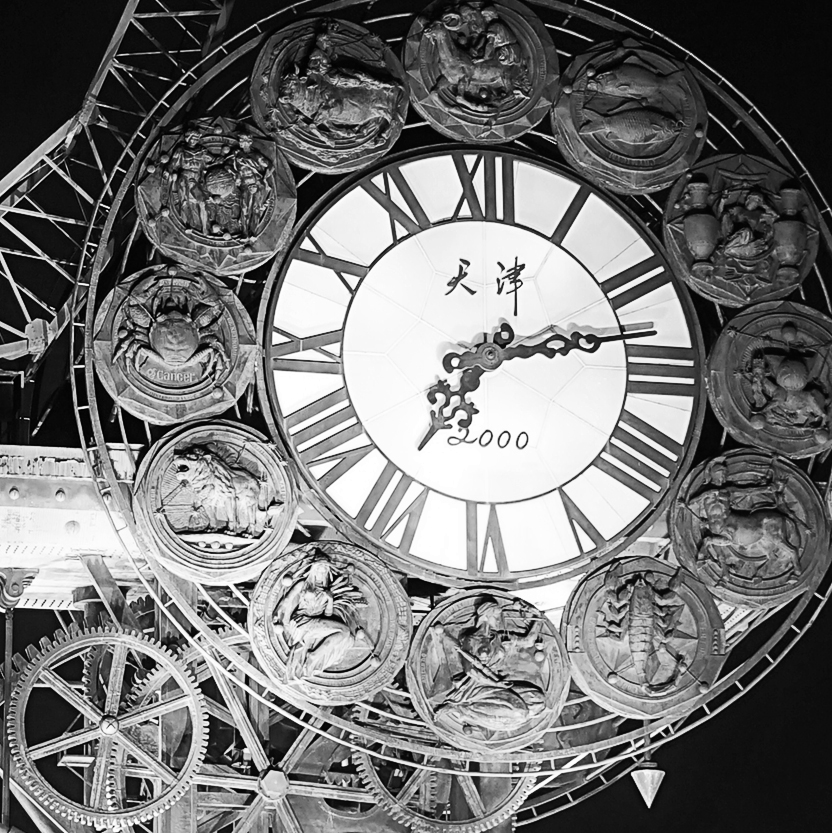
#> input picture Imgs/example2.jpg, 832 x 833 px
$ jupyter execute sec2_2_svd_img.ipynb
#> lines starting #> are read from the running program, lines starting #| are printed output that depends on the picture; long printed decimals are rounded
[cell 1]
import numpy as np
import cv2
import matplotlib.pyplot as plt

[cell 2]
img = cv2.imread('./Imgs/example2.jpg')  # 读取RGB图片
#> img is the input picture: shape (833, 832, 3); min 0, max 255, mean 117
img = np.sum(img, axis=2) / 3
#> img: shape (833, 832) float64
print("Shape of the image data = " + str(img.shape))  # 显示图片尺寸
#| Shape of the image data = (833, 832)

plt.imshow(img)
plt.show()

[cell 3]
import scipy.sparse.linalg as la

def img_compress(img, k):
#> called with k = 10
    u, lm, v = la.svds(img, k=k)
#> lm = [7440, 7564.7, 7975.8, 8732.5, 9176.8, 9759.3, 10613.4, 13058.6, 21361.4, 109168]
    img1 = u.dot(np.diag(lm)).dot(v)
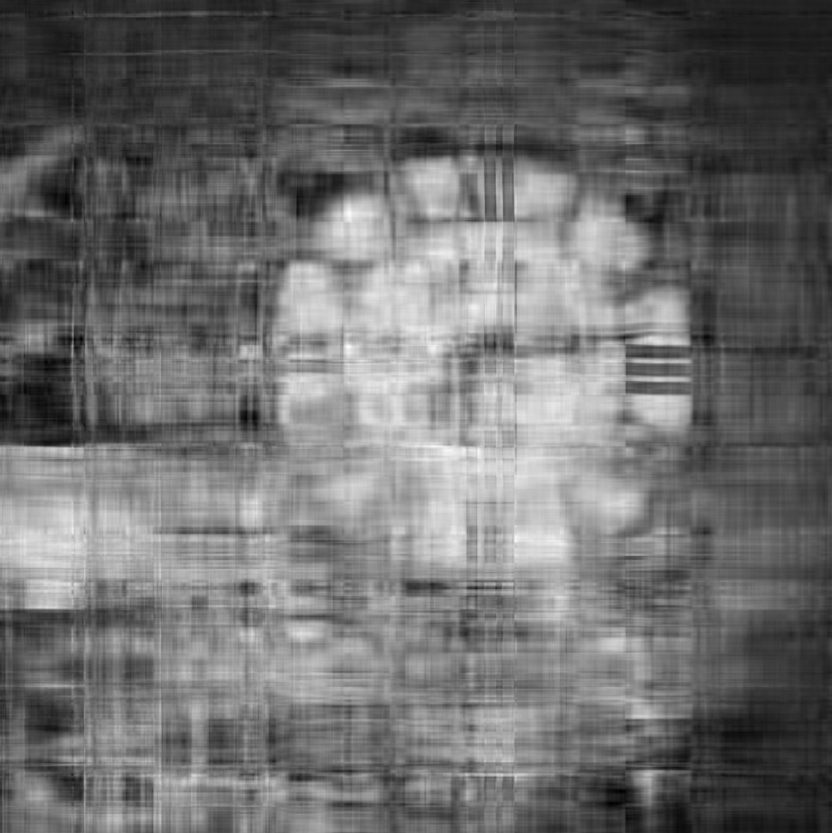
#> img1: shape (833, 832) float64; min -38.64, max 322.8, mean 117; drawn with min black and max white
    num_para = 2*k*u.shape[0]
#> num_para = 16660
    return img1, num_para

k=10
img1, num_para = img_compress(img, k)
#> num_para = 16660
print('By keeping ' + str(k) + ' singular values, data size \n is compressed from ' + str(img.size) + ' to ' + str(num_para))
#| By keeping 10 singular values, data size
#|  is compressed from 693056 to 16660
print('error = ' + str(np.linalg.norm(img-img1) / np.linalg.norm(img)))
#| error = 0.3249
plt.imshow(img1)
plt.show()

[cell 4]
k=20
img1, num_para = img_compress(img, k)
#> call 2 of img_compress, with k = 20
#> in img_compress (call 2), `u, lm, v = la.svds(img, k=k)`: lm = 20 values from 5213.3 to 109168
#> in img_compress (call 2), `img1 = u.dot(np.diag(lm)).dot(v)`:
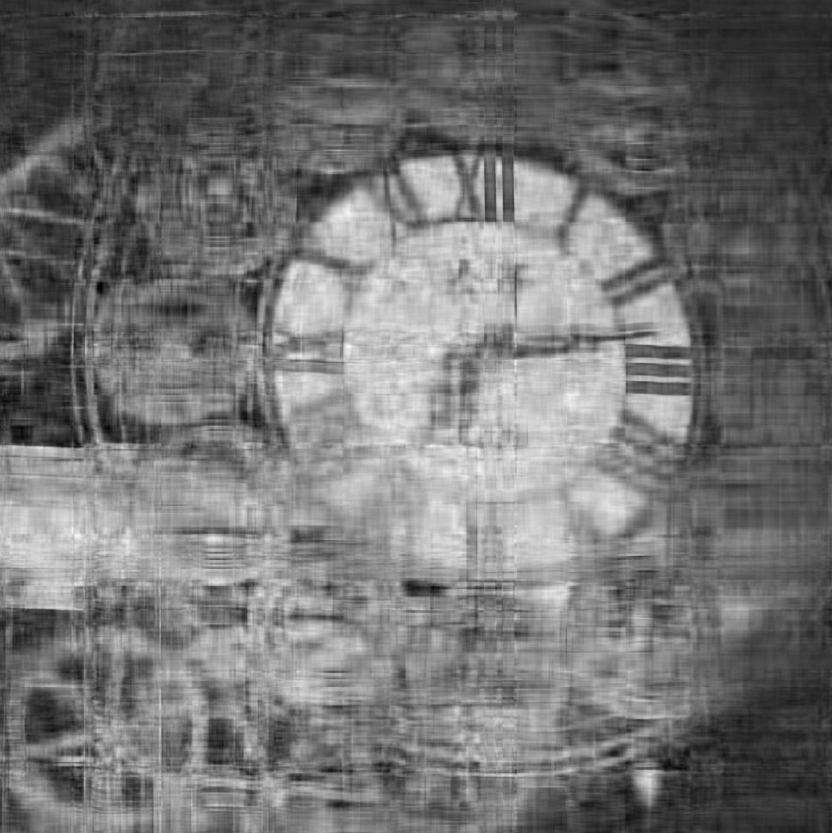
#> img1: shape (833, 832) float64; min -61.51, max 333.9, mean 117; drawn with min black and max white
#> num_para = 33320
print('By keeping ' + str(k) + ' singular values, data size \n is compressed from ' + str(img.size) + ' to ' + str(num_para))
#| By keeping 20 singular values, data size
#|  is compressed from 693056 to 33320
print('error = ' + str(np.linalg.norm(img-img1) / np.linalg.norm(img)))
#| error = 0.2855
plt.imshow(img1)
plt.show()

[cell 5]
k=50
img1, num_para = img_compress(img, k)
#> call 3 of img_compress, with k = 50
#> in img_compress (call 3), `u, lm, v = la.svds(img, k=k)`:
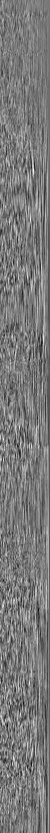
#> u: shape (833, 50) float64; min -0.153, max 0.166, mean -0.000594; drawn with min black and max white
#> in img_compress (call 3), `u, lm, v = la.svds(img, k=k)`:
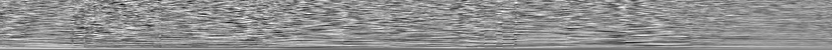
#> v: shape (50, 832) float64; min -0.178, max 0.136, mean -0.0005; drawn with min black and max white
#> in img_compress (call 3), `u, lm, v = la.svds(img, k=k)`: lm = 50 values from 3282.2 to 109168
#> in img_compress (call 3), `img1 = u.dot(np.diag(lm)).dot(v)`:
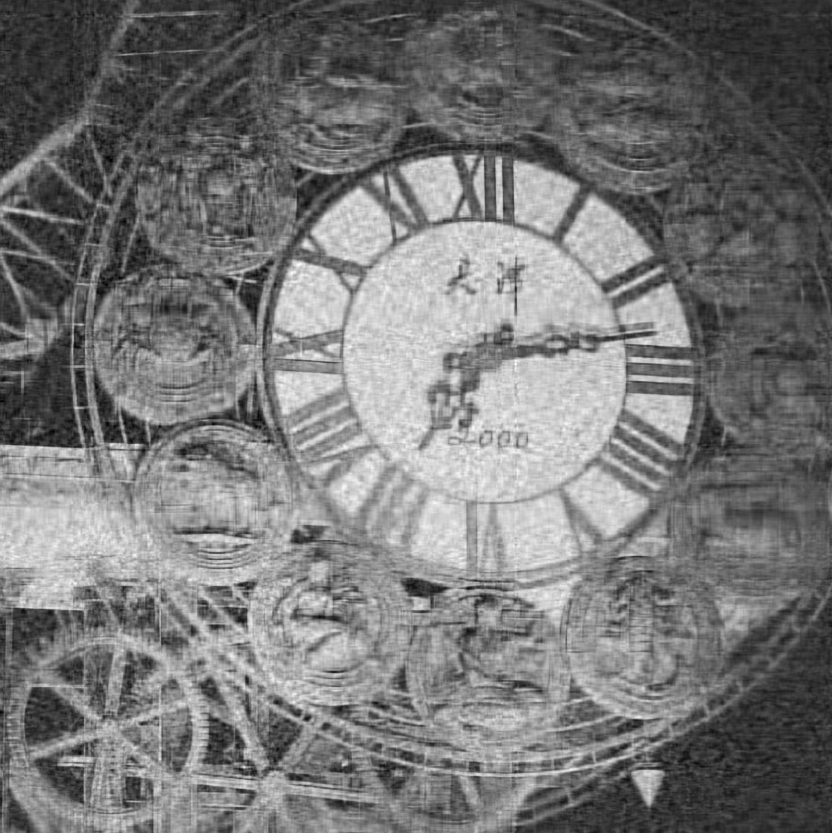
#> img1: shape (833, 832) float64; min -61.55, max 320.3, mean 117; drawn with min black and max white
#> num_para = 83300
print('By keeping ' + str(k) + ' singular values, data size is compressed from ' + str(img.size) + ' to ' + str(num_para))
#| By keeping 50 singular values, data size is compressed from 693056 to 83300
print('error = ' + str(np.linalg.norm(img-img1) / np.linalg.norm(img)))
#| error = 0.2181
plt.imshow(img1)
plt.show()

[cell 6]
k=200
img1, num_para = img_compress(img, k)
#> call 4 of img_compress, with k = 200
#> in img_compress (call 4), `u, lm, v = la.svds(img, k=k)`:
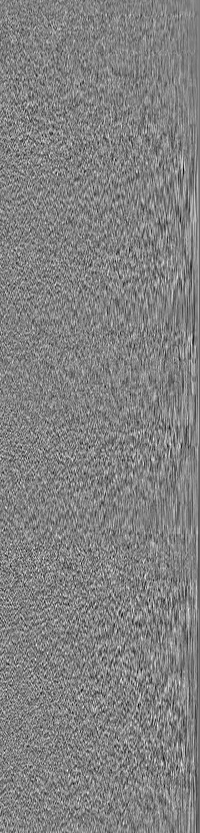
#> u: shape (833, 200) float64; min -0.169, max 0.163, mean -0.000175; drawn with min black and max white
#> in img_compress (call 4), `u, lm, v = la.svds(img, k=k)`:
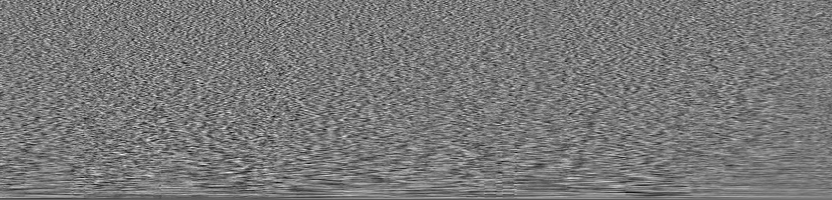
#> v: shape (200, 832) float64; min -0.161, max 0.178, mean -0.000181; drawn with min black and max white
#> in img_compress (call 4), `u, lm, v = la.svds(img, k=k)`: lm = 200 values from 1104 to 109168
#> in img_compress (call 4), `img1 = u.dot(np.diag(lm)).dot(v)`:
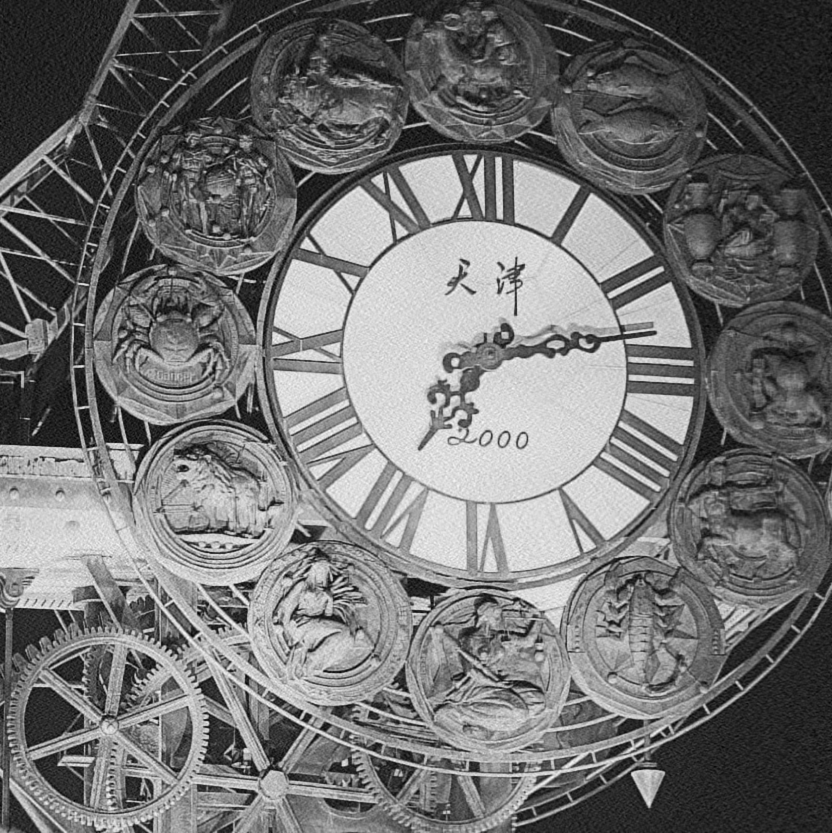
#> img1: shape (833, 832) float64; min -32.06, max 299.1, mean 117; drawn with min black and max white
#> num_para = 333200
print('By keeping ' + str(k) + ' singular values, data size \n is compressed from ' + str(img.size) + ' to ' + str(num_para))
#| By keeping 200 singular values, data size
#|  is compressed from 693056 to 333200
print('error = ' + str(np.linalg.norm(img-img1) / np.linalg.norm(img)))
#| error = 0.08611
plt.imshow(img1)
plt.show()

$ run again, with Imgs/example1.JPG copied over Imgs/example2.jpg
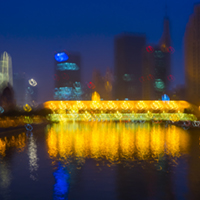
#> input picture Imgs/example1.JPG, 200 x 200 px
#> img is the input picture: shape (200, 200, 3); mean B, G, R 65.2, 71.2, 74
#> `img = np.sum(img, axis=2) / 3`:
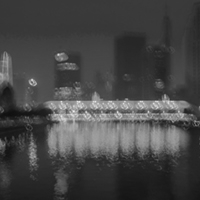
#> img: shape (200, 200) float64; min 15.33, max 239.3, mean 70.1
#| Shape of the image data = (200, 200)
#> lm = [426.7, 476.8, 560.6, 660.8, 723.7, 844.7, 1055.1, 1310.1, 3141.8, 15267.5]
#> `img1, num_para = img_compress(img, k)`: num_para = 4000
#| By keeping 10 singular values, data size
#|  is compressed from 40000 to 4000
#| error = 0.08185
#> `img1, num_para = img_compress(img, k)`: num_para = 8000
#| By keeping 20 singular values, data size
#|  is compressed from 40000 to 8000
#| error = 0.05457
#> u: shape (200, 50) float64
#> in img_compress (call 3), `u, lm, v = la.svds(img, k=k)`:
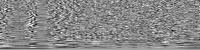
#> v: shape (50, 200) float64; min -0.346, max 0.304, mean 0.000968; drawn with min black and max white
#> lm = 50 values from 83.45 to 15267.5
#> `img1, num_para = img_compress(img, k)`: num_para = 20000
#| By keeping 50 singular values, data size is compressed from 40000 to 20000
#| error = 0.02217
